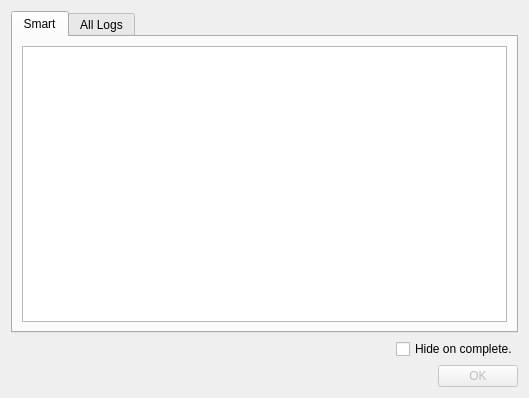
<?xml version="1.0" encoding="UTF-8"?>
<ui version="4.0">
 <class>PublishStatusDialog</class>
 <widget class="QDialog" name="PublishStatusDialog">
  <property name="geometry">
   <rect>
    <x>0</x>
    <y>0</y>
    <width>529</width>
    <height>398</height>
   </rect>
  </property>
  <property name="windowTitle">
   <string>Publish Spritesheet</string>
  </property>
  <property name="modal">
   <bool>true</bool>
  </property>
  <layout class="QVBoxLayout" name="verticalLayout">
   <item>
    <widget class="QTabWidget" name="tabWidget">
     <property name="currentIndex">
      <number>0</number>
     </property>
     <widget class="QWidget" name="smartTab">
      <attribute name="title">
       <string>Smart</string>
      </attribute>
      <layout class="QVBoxLayout" name="verticalLayout_2">
       <item>
        <widget class="QTextEdit" name="smartTextEdit">
         <property name="readOnly">
          <bool>true</bool>
         </property>
        </widget>
       </item>
      </layout>
     </widget>
     <widget class="QWidget" name="allLogsTab">
      <attribute name="title">
       <string>All Logs</string>
      </attribute>
      <layout class="QVBoxLayout" name="verticalLayout_3">
       <item>
        <widget class="QTextEdit" name="logsTextEdit">
         <property name="palette">
          <palette>
           <active>
            <colorrole role="Base">
             <brush brushstyle="SolidPattern">
              <color alpha="255">
               <red>0</red>
               <green>0</green>
               <blue>0</blue>
              </color>
             </brush>
            </colorrole>
           </active>
           <inactive>
            <colorrole role="Base">
             <brush brushstyle="SolidPattern">
              <color alpha="255">
               <red>0</red>
               <green>0</green>
               <blue>0</blue>
              </color>
             </brush>
            </colorrole>
           </inactive>
           <disabled>
            <colorrole role="Base">
             <brush brushstyle="SolidPattern">
              <color alpha="255">
               <red>237</red>
               <green>237</green>
               <blue>237</blue>
              </color>
             </brush>
            </colorrole>
           </disabled>
          </palette>
         </property>
         <property name="readOnly">
          <bool>true</bool>
         </property>
        </widget>
       </item>
      </layout>
     </widget>
    </widget>
   </item>
   <item>
    <layout class="QHBoxLayout" name="horizontalLayout">
     <item>
      <spacer name="horizontalSpacer">
       <property name="orientation">
        <enum>Qt::Horizontal</enum>
       </property>
       <property name="sizeHint" stdset="0">
        <size>
         <width>40</width>
         <height>20</height>
        </size>
       </property>
      </spacer>
     </item>
     <item>
      <widget class="QCheckBox" name="hideCheckBox">
       <property name="text">
        <string>Hide on complete.</string>
       </property>
      </widget>
     </item>
    </layout>
   </item>
   <item>
    <widget class="QDialogButtonBox" name="buttonBox">
     <property name="enabled">
      <bool>false</bool>
     </property>
     <property name="standardButtons">
      <set>QDialogButtonBox::Ok</set>
     </property>
     <property name="centerButtons">
      <bool>false</bool>
     </property>
    </widget>
   </item>
  </layout>
 </widget>
 <resources/>
 <connections>
  <connection>
   <sender>buttonBox</sender>
   <signal>accepted()</signal>
   <receiver>PublishStatusDialog</receiver>
   <slot>accept()</slot>
   <hints>
    <hint type="sourcelabel">
     <x>139</x>
     <y>269</y>
    </hint>
    <hint type="destinationlabel">
     <x>353</x>
     <y>242</y>
    </hint>
   </hints>
  </connection>
  <connection>
   <sender>buttonBox</sender>
   <signal>rejected()</signal>
   <receiver>PublishStatusDialog</receiver>
   <slot>reject()</slot>
   <hints>
    <hint type="sourcelabel">
     <x>83</x>
     <y>275</y>
    </hint>
    <hint type="destinationlabel">
     <x>160</x>
     <y>188</y>
    </hint>
   </hints>
  </connection>
 </connections>
</ui>
